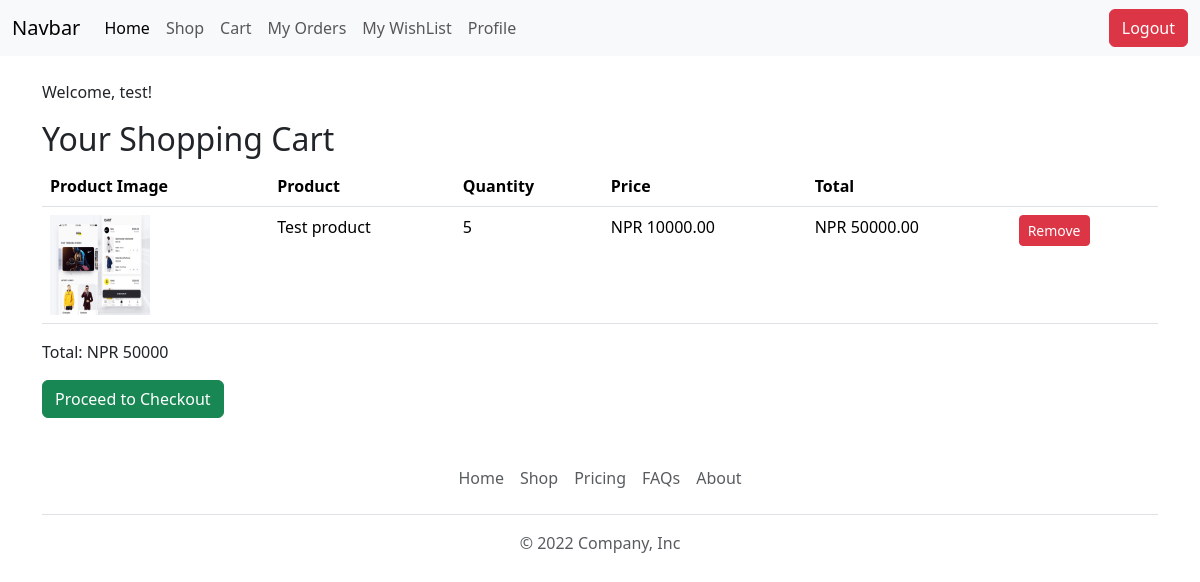
The page /cart/ (signed in) on the database its author committed.
### ecommerce/models.py (models this page shows, shortened)
class Cart(models.Model):
    user = models.ForeignKey(User, on_delete= models.CASCADE )
    product = models.ForeignKey('Product', on_delete= models.CASCADE)
    quantity = models.PositiveIntegerField(default=1)
    def line_total(self):
        return self.quantity * self.product.price

class Product(models.Model):
    name = models.CharField(max_length=225)
    image = models.FileField(upload_to='product/images', null=True, blank=True)
    price = models.DecimalField(max_digits=10, decimal_places=2)
    quantity = models.IntegerField()
    description = models.TextField()

### ecommerce/views.py (the view)
# urls.py: path('cart/', cart),
def cart(request):
    user = request.user
    if user.is_authenticated:
        carts = Cart.objects.filter(user=user)
        total_price = 0
        for cart_item in carts:
            total_price += int(cart_item.product.price * int(cart_item.quantity)
    )
    else:
        carts= None
        total_price = None
    return render(request, 'frontend/cart.html', {'carts' : carts, 'total_price': total_price  } )

### templates/frontend/cart.html (shortened to what this page needs)
{% extends 'frontend/layout/main.html' %}
{% block content %}
<div class="container my-4">
    {% if user.is_authenticated %}
    <p>Welcome, {{ user.username }}!</p>
    <h2>Your Shopping Cart</h2>
    {% if carts %}
    <table class="table">
        <thead>
            <tr>
                <th scope="col">Product Image</th>
                <th scope="col">Product</th>
                <th scope="col">Quantity</th>
                <th scope="col">Price</th>
                <th scope="col">Total</th>
                <th scope="col"></th>
            </tr>
        </thead>
        <tbody>
            {% for item in carts %}
            <tr>
                {% if item.product.image %}
                <td><img src="{{ item.product.image.url }}" alt="{{ item.product.image }}" loading="lazy" width="100" height="100"  ></td>
                {% else %}
                <td><img src="https://cdn.vectorstock.com/i/preview-1x/65/30/default-image-icon-missing-picture-page-vector-40546530.jpg" alt="https://cdn.vectorstock.com/i/preview-1x/65/30/default-image-icon-missing-picture-page-vector-40546530.jpg" loading="lazy" width="100" height="100"  ></td>
                {% endif %}
                <td>{{ item.product.name }}</td>
                <td>{{ item.quantity }}</td>
                <td>NPR {{ item.product.price }}</td>
                <td>NPR {{ item.line_total }}</td>
                <td>
                    <a href="/remove-from-cart/{{item.id}}" class="btn btn-danger btn-sm">Remove</a>
                </td>
            </tr>
            {% endfor %}
        </tbody>
    </table>
    <div class="mt-3">
        <p>Total: NPR {{total_price}}</p>
        <a href="/checkout/" class="btn btn-success">Proceed to Checkout</a>
    </div>
    {% else %}
    <p>Your cart is empty.</p>
    {% endif %}
    {% else %}
    <p class="text-center my-5">You are not logged in.</p>
    {% endif %}
</div>
{% endblock %}

### rows shown on the page
Cart: product.image (picture), product.name "Test product", quantity "5", product.price "10000.00", line_total "50000.00"

### other values the page prints
{{ user.username }} "test"
{{ total_price }} "50000"
